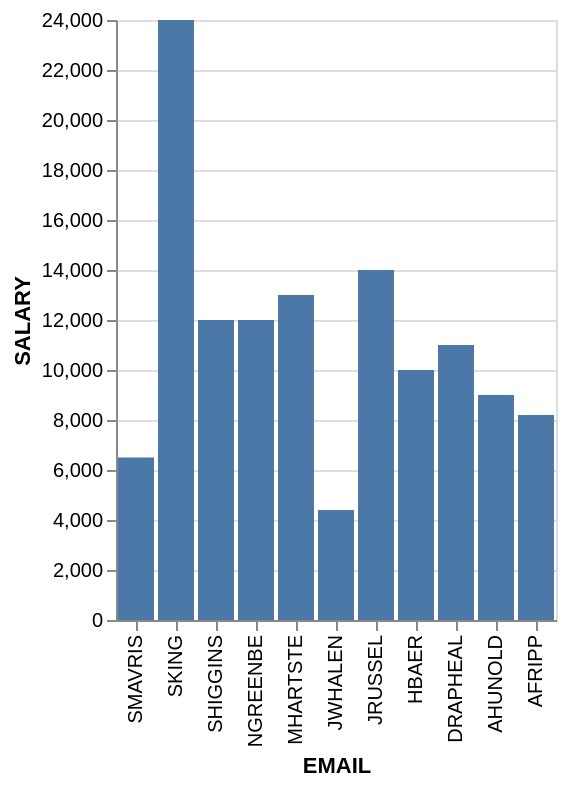

The specification (Vega-Lite) saved for this image:
### Vega-Lite specification from a JSON file in a GitHub repository (floating-point values rounded to 4 significant figures)
{"data": {"values": [{"x_data": "SKING", "y_data": 24000}, {"x_data": "AHUNOLD", "y_data": 9000}, {"x_data": "NGREENBE", "y_data": 12000}, {"x_data": "DRAPHEAL", "y_data": 11000}, {"x_data": "AFRIPP", "y_data": 8200}, {"x_data": "JRUSSEL", "y_data": 14000}, {"x_data": "JWHALEN", "y_data": 4400}, {"x_data": "MHARTSTE", "y_data": 13000}, {"x_data": "SMAVRIS", "y_data": 6500}, {"x_data": "HBAER", "y_data": 10000}, {"x_data": "SHIGGINS", "y_data": 12000}]}, "mark": "bar", "encoding": {"x": {"field": "x_data", "type": "nominal", "title": "EMAIL", "sort": "descending"}, "y": {"field": "y_data", "type": "quantitative", "title": "SALARY"}}}
